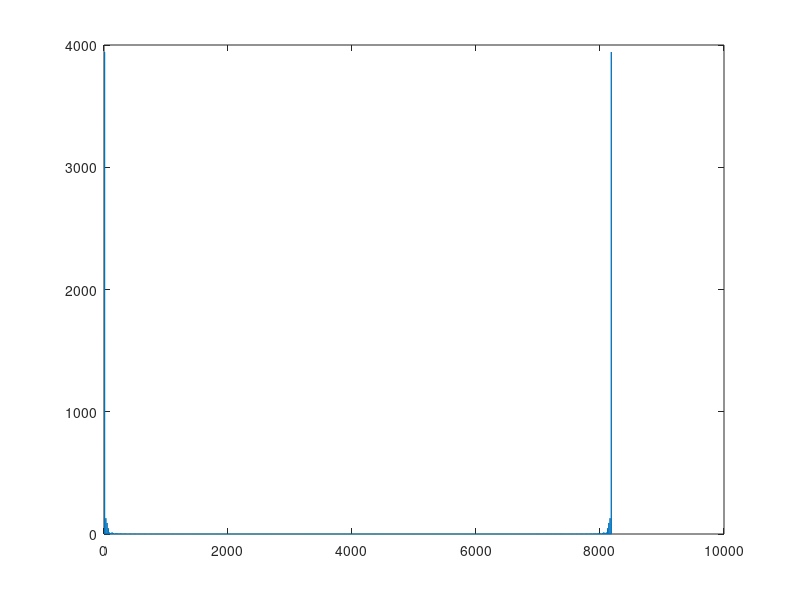

The MATLAB source for this figure:
clear all, clc, close all
N=2^13;
w=2*pi;
t=linspace(0,10,N);
x=sin(w*t);
% plot(t,x);
tresh=0.9;
for k=1:1:N
    if(x(k)>tresh)
        x(k)=tresh;
    end
    if(x(k)<(-tresh))
        x(k)=-tresh;
    end
        
end
%  plot(t,x);
k=linspace(0,N-1,N);
X=abs(fft(x));
plot(k,X)
